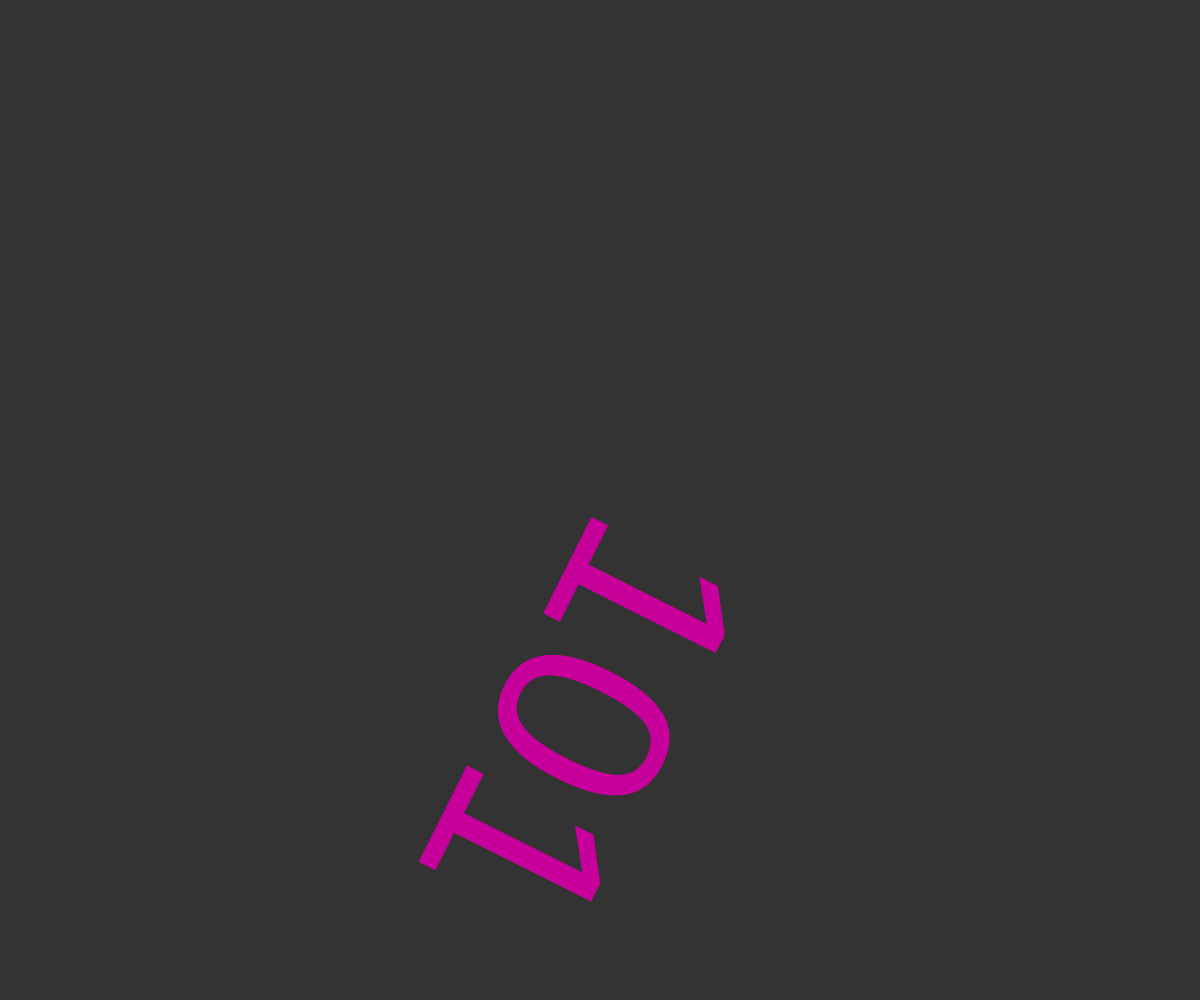
Frame 1 (no input)
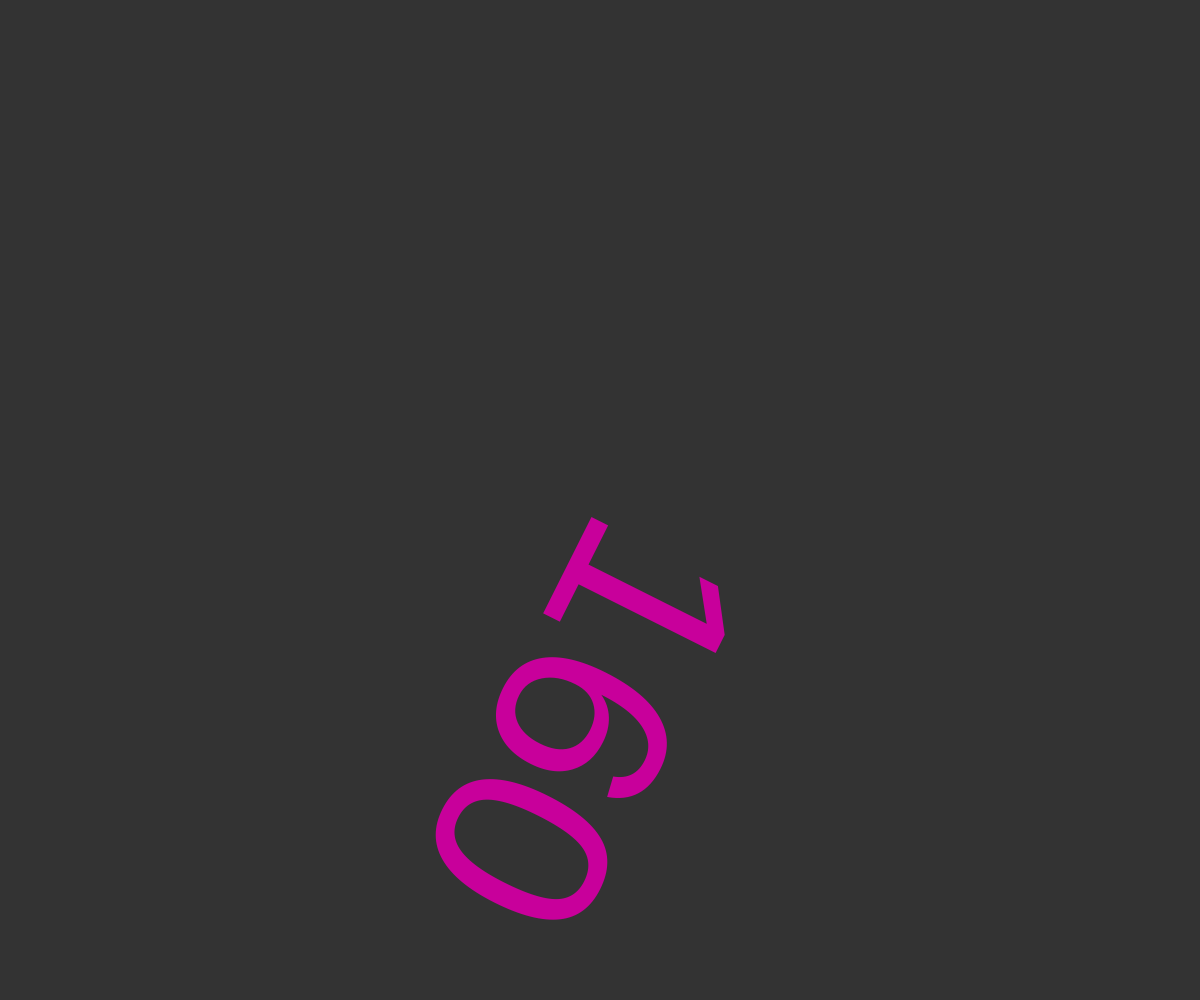
Frame 60 (no input)
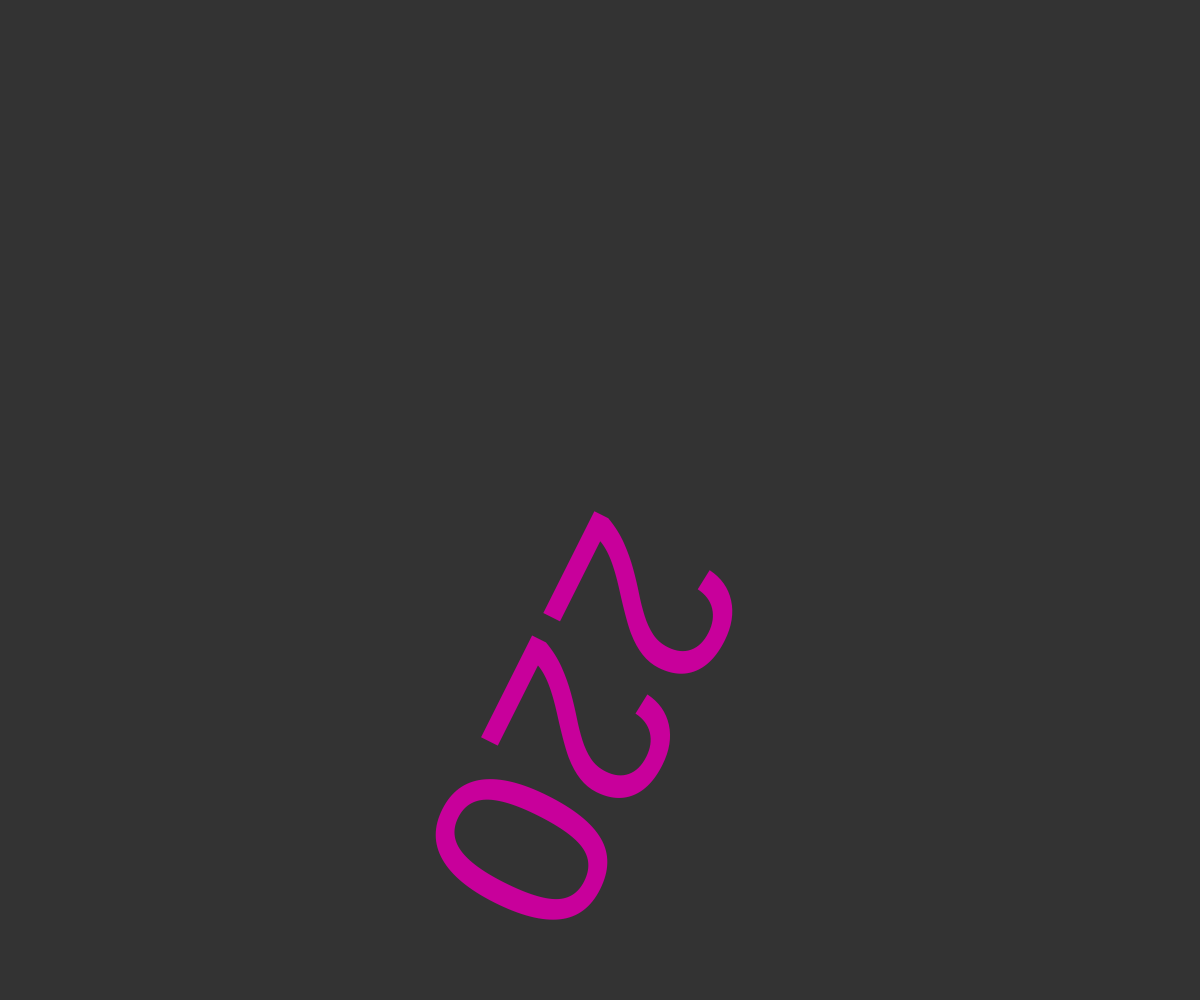
Frame 120 (the mouse pressed at the canvas centre since frame 60)

The p5.js sketch that drew these frames (run headless with seeded random() and noise() and a simulated clock; from frame 60 on, the mouse is pressed at the canvas centre):

// p5.js sketch
// ── sketch.js

// now we'll take the same program, and rotate the output using P5's basic rotate function

var x = 100;
var angle = 90; // the rotate function will require an angle, which we'll set to 90 degrees
                // problem is, 90 isn't really 90 degrees by default
                // this is because by default P5 degrees are counted in RADIANS

function setup() {
  createCanvas(windowWidth, windowHeight);
  fill(200, 0, 155);
  textSize(250);
  // angleMode(DEGREES); // to fix this, we can use P5's "angleMode" function and set it to degrees, which will fix it.
}

function draw(){
    background(51);
    x++;
    // angle = angle + .01; // if we want create continuous rotation, we can increment the angle by an amount
    // angle = mouseX / 100; // or if we want to rotate as a function of mouse position.
    translate(width/2, height/2); // we need to translate the frame of reference to a specific spot within the canvas
                                  // otherwise, rotation will occur from 0, 0 (upper left)
                                  // coordinates, which is a weird place to rotate!
    rotate(angle); // this is the rotate function - which takes an angle as input.
    text(x, 0, 0); // here's the text function, drawing the x value to the screen.
                   // note, because we've translated everything, the x/y coordinates are just 0, 0.
}
